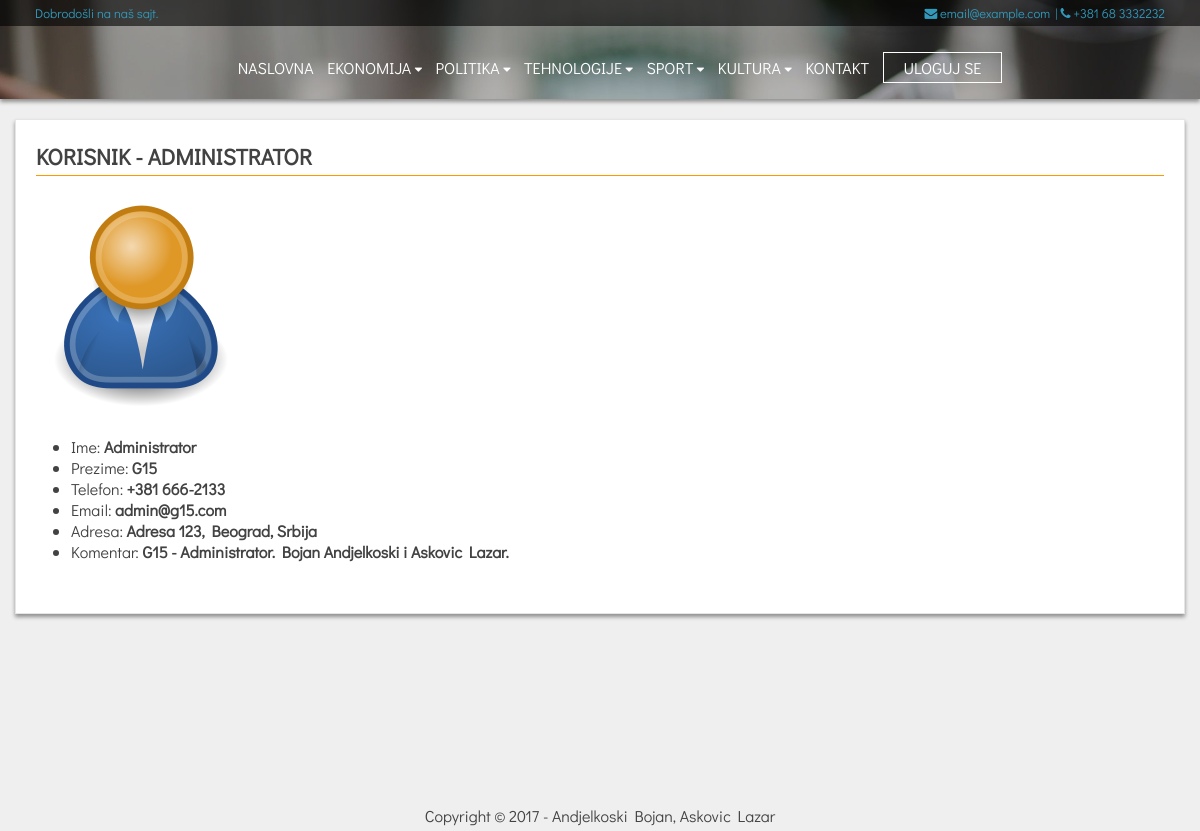
Page /korisnik.php?korisnik=1 on the committed database.
### tables this page shows
CREATE TABLE `korisnici` (
  `IDKorisnika` int(11) NOT NULL,
  `Ime` varchar(255) DEFAULT NULL,
  `Prezime` varchar(255) DEFAULT NULL,
  `Email` varchar(255) DEFAULT NULL,
  `Šifra` varchar(255) DEFAULT NULL,
  `Mobilni` varchar(255) DEFAULT NULL,
  `Adresa` varchar(255) DEFAULT NULL,
  `Slika` varchar(255) DEFAULT NULL,
  `Komentar` text
);

### korisnik.php (the view, shortened to what this page needs)
<!DOCTYPE html>
<html lang="rs">
<head>
    <link rel="stylesheet" href="assets/css/font-awesome.min.css">
    <link rel="stylesheet" href="assets/css/style.css">
    <?php
        include('config.php');
        $id = $_GET['korisnik'];
        $sql = "SELECT * FROM `korisnici` WHERE `IDKorisnika` = '". $id ."'";
        $korisnik = mysqli_query($conn, $sql);
        if(mysqli_num_rows($korisnik)){
          $korisnik = mysqli_fetch_assoc($korisnik);
          unset($korisnik['Šifra']);
        }else{
          header('Location: index.php');
          die();
        }
    ?>
</head>
<body class="post-id-0">
   <div class="wrapper">
         <div id="header">
              <div id="top" class="glavni-block-full">
                   <div class="glavni-block">
                      <div class="red">
                           <div class="kol-6">
                               <p class="top-text text-left primary-color"> Dobrodošli na naš sajt.</p>
                           </div>
                           <div class="kol-6">
                              <p class="top-text text-right primary-color"><i class="fa fa-envelope"></i> email@example.com | <i class="fa fa-phone"></i> +381 68 3332232 </p>
                           </div>
                      </div>
                   </div>
               </div>
               <div id="navigacija" class="glavni-block-full box-shadow">
                   <div class="glavni-block">
                        <div class="red">
                               <?php include('navigacija.php'); ?>
                          </div>
                    </div>
               </div>
          </div>
          <div id="main-content">
              <div class="glavni-block glavni-sadrzaj box-shadow">
                  <div class="red">
                      <div class="kol-12">
                        <h2 class="kategorija-naslov">Korisnik - <?php echo $korisnik['Ime']; ?></h2>
                      </div>
                      <div class="kol-12">
                      <img src="<?php echo $korisnik['Slika']; ?>" />
                          <ul>
                            <li> Ime: <strong> <?php echo $korisnik['Ime']; ?> </strong></li>
                            <li> Prezime: <strong> <?php echo $korisnik['Prezime']; ?> </strong></li>
                            <li> Telefon: <strong> <?php echo $korisnik['Mobilni']; ?> </strong></li>
                            <li> Email: <strong> <?php echo $korisnik['Email']; ?> </strong></li>
                            <li> Adresa: <strong> <?php echo $korisnik['Adresa']; ?> </strong></li>
                            <li> Komentar: <strong> <?php echo $korisnik['Komentar']; ?> </strong></li>
                          </ul>
                      </div>
                  </div>
              </div>
          </div>
   </div>
   <div class="footer glavni-block-full">
       <div class="copyright">Copyright &copy; 2017 - Andjelkoski Bojan, Askovic Lazar</div>
   </div>
</body>
</html>

### assets/css/style.css (style rules this page uses)
*, *::after, *::before { -webkit-box-sizing: border-box; -moz-box-sizing: border-box; box-sizing: border-box; }
html { font-family: 'DidactGothic'; -webkit-text-size-adjust: 100%; -ms-text-size-adjust: 100%; }
body { font-family: 'DidactGothic'; font-size: 1rem; margin: 0; padding: 0; color: #424242; background: #efefef; }
h1, h2, h3, h4, h5, h6 { margin: 10px 5px; font-family: inherit; font-weight: 700; line-height: 1.1; color: inherit; }
b, strong { font-weight: 700; }
h2 { font-size: 1.75rem; }
.text-left { text-align: left; }
.text-right { text-align: right; }
.primary-color { color: #3299BB; }
.box-shadow { box-shadow: 0 3px 4px 0 rgba(0, 0, 0, .4); -webkit-box-shadow: 0 3px 4px 0 rgba(0, 0, 0, .4); -moz-box-shadow: 0 3px 4px 0 rgba(0, 0, 0, .4); }
.red::before,.red::after,.glavni-block::after, .glavni-block::before, .glavni-block-full::before, .glavni-block::after { display: table; content: " "; }
.red::before,.red::after,.glavni-block::after, .glavni-block::before, .glavni-block-full::before, .glavni-block::after, .clearfix { clear: both; }
.wrapper { min-height: 100vh; }
.glavni-block { padding-right: 15px; padding-left: 15px; margin-right: auto; margin-left: auto; }
.glavni-block-full { padding-right: 15px; padding-left: 15px; margin-right: auto; margin-left: auto; }
.red { margin-right: -15px; margin-left: -15px; }
.kol-3, .kol-4, .kol-6, .kol-9, .kol-12 { position: relative; min-height: 1px; padding-right: 15px; padding-left: 15px; }
.kol-12 { width: 100%; }
.kol-6 { width: 50%; }
#header { width: 100%; background: #E9E9E9; background: url('../images/header-bg.jpg'); background-size: cover; position: relative; }
#header [class^="kol-"] { z-index: 20; }
#header::after { background: rgba(0,0,0,0.3); content: ''; top: 0; left: 0; right: 0; position: absolute; width: 100%; height: 100%; z-index: 5; }
#top { background: rgba(0, 0, 0, 0.6); }
#top .top-text { margin: 5px; font-size: 0.8rem; color: #3299BB; }
#navigacija { padding-top: 10px; }
.copyright { text-align: center; padding: 5px 0; }
#main-content { margin-top: 20px; }
.glavni-sadrzaj { padding: 15px; border: 1px solid rgba(0, 0, 0, 0.1); background: white; overflow: hidden; }
#main-content .red { margin-bottom: 20px; }
.kategorija-naslov { font-size: 1.4rem; padding-bottom: 5px; margin-bottom: 20px; text-transform: uppercase; border-bottom: 1px solid #FF9900; }
@media (min-width: 768px) { .glavni-block { width: 750px; } }
@media (min-width: 768px) { .kol-3, .kol-4, .kol-6, .kol-9, .kol-12 { float: left; } }
@media (min-width: 992px) { .glavni-block { width: 970px; } }
@media (min-width: 1200px) { .glavni-block { width: 1170px; } }

### rows in the picture
korisnici: Ime "ADMINISTRATOR", Slika (picture), Ime "Administrator", Prezime "G15", Mobilni "+381 666-2133", Email "admin@g15.com", Adresa "Adresa 123, Beograd, Srbija", Komentar "G15 - Administrator. Bojan Andjelkoski i Askovic Lazar."
